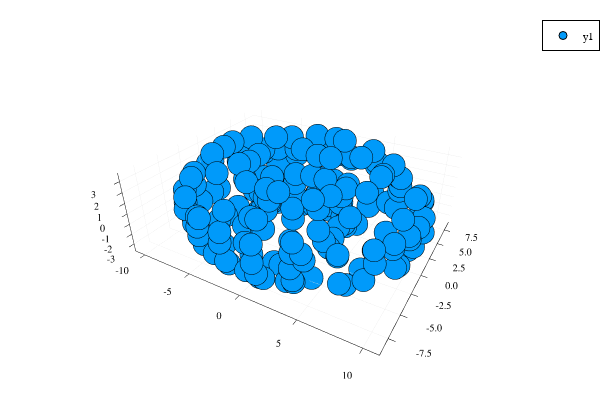

The notebook cell this image was saved under:
### Code cell
# Plot the sampled points

S = reduce(hcat, vcat(samples, extra_samples))
if n < 3
    scatter(S[1,:], S[2,:])
else
    scatter(S[1,:], S[2,:], S[3,:])
end

### Figure 1 — Plotly figure (JSON) as saved in the notebook; plotly's stock layout.template omitted (floating-point values rounded to 4 significant figures; data arrays with more than 128 entries replaced by an {"elided": "..."} marker saying what was removed)
{"data": [{"colorbar": {"title": ""}, "legendgroup": "y1", "marker": {"color": "rgba(0, 154, 250, 1.000)", "line": {"color": "rgba(0, 0, 0, 1.000)", "width": 1}, "size": 8, "symbol": "circle"}, "mode": "markers", "name": "y1", "showlegend": true, "type": "scatter3d", "x": {"elided": "192 float values"}, "xaxis": "x1", "y": {"elided": "192 float values"}, "yaxis": "y1", "z": {"elided": "192 float values"}, "zmax": null, "zmin": null}], "layout": {"annotations": [], "height": 400, "legend": {"bgcolor": "rgba(255, 255, 255, 1.000)", "bordercolor": "rgba(0, 0, 0, 1.000)", "borderwidth": 1, "font": {"color": "rgba(0, 0, 0, 1.000)", "family": "sans-serif", "size": 11}, "tracegroupgap": 0, "traceorder": "normal", "x": 1, "xanchor": "auto", "y": 1, "yanchor": "auto"}, "margin": {"b": 20, "l": 0, "r": 0, "t": 20}, "paper_bgcolor": "rgba(255, 255, 255, 1.000)", "plot_bgcolor": "rgba(255, 255, 255, 1.000)", "scene": {"camera": {"eye": {"x": 1.126, "y": -1.95, "z": 1.3}}, "xaxis": {"anchor": "y1", "domain": [0.06582, 0.9934], "gridcolor": "rgba(0, 0, 0, 0.100)", "gridwidth": 0.5, "linecolor": "rgba(0, 0, 0, 1.000)", "mirror": false, "range": [-11.1, 11.16], "showgrid": true, "showline": true, "showticklabels": true, "tickangle": 0, "tickcolor": "rgb(0, 0, 0)", "tickfont": {"color": "rgba(0, 0, 0, 1.000)", "family": "sans-serif", "size": 11}, "tickmode": "array", "ticks": "inside", "ticktext": ["-10", "-5", "0", "5", "10"], "tickvals": [-10, -5, 0, 5, 10], "title": "", "titlefont": {"color": "rgba(0, 0, 0, 1.000)", "family": "sans-serif", "size": 15}, "type": "-", "visible": true, "zeroline": false, "zerolinecolor": "rgba(0, 0, 0, 1.000)"}, "yaxis": {"anchor": "x1", "domain": [0.03762, 0.9902], "gridcolor": "rgba(0, 0, 0, 0.100)", "gridwidth": 0.5, "linecolor": "rgba(0, 0, 0, 1.000)", "mirror": false, "range": [-9.092, 9.076], "showgrid": true, "showline": true, "showticklabels": true, "tickangle": 0, "tickcolor": "rgb(0, 0, 0)", "tickfont": {"color": "rgba(0, 0, 0, 1.000)", "family": "sans-serif", "size": 11}, "tickmode": "array", "ticks": "inside", "ticktext": ["-7.5", "-5.0", "-2.5", "0.0", "2.5", "5.0", "7.5"], "tickvals": [-7.5, -5, -2.5, 0, 2.5, 5, 7.5], "title": "", "titlefont": {"color": "rgba(0, 0, 0, 1.000)", "family": "sans-serif", "size": 15}, "type": "-", "visible": true, "zeroline": false, "zerolinecolor": "rgba(0, 0, 0, 1.000)"}, "zaxis": {"gridcolor": "rgba(0, 0, 0, 0.100)", "gridwidth": 0.5, "linecolor": "rgba(0, 0, 0, 1.000)", "mirror": false, "range": [-3.748, 3.748], "showgrid": true, "showline": true, "showticklabels": true, "tickangle": 0, "tickcolor": "rgb(0, 0, 0)", "tickfont": {"color": "rgba(0, 0, 0, 1.000)", "family": "sans-serif", "size": 11}, "tickmode": "array", "ticks": "inside", "ticktext": ["-3", "-2", "-1", "0", "1", "2", "3"], "tickvals": [-3, -2, -1, 0, 1, 2, 3], "title": "", "titlefont": {"color": "rgba(0, 0, 0, 1.000)", "family": "sans-serif", "size": 15}, "type": "-", "visible": true, "zeroline": false, "zerolinecolor": "rgba(0, 0, 0, 1.000)"}}, "showlegend": true, "width": 600}}
